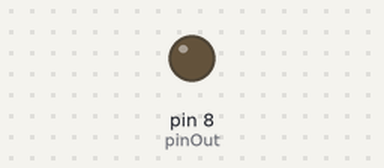
This sketch was run on a simulated Arduino Uno, built with avr-gcc and run on an emulated ATmega328P. Shown: output pins drawn as LEDs (lit = HIGH).

Above: at 1.5 s.
At 4.5 s:
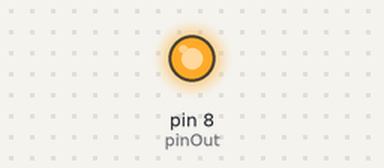
Timing chart, 0 to 7.8 s (numbered marks = the images above):
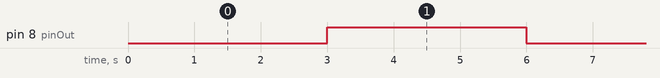

The sketch:

basic_relay_sketch.ino
```cpp
int pinOut = 8; // turns relay on and off
void setup() {
  pinMode(pinOut, OUTPUT);

}

void loop() {
  //basic funtion that turns relay on and off every 3 seconds
  digitalWrite(pinOut, LOW);
  delay(3000);
  digitalWrite(pinOut, HIGH);
  delay(3000);

}
```

Measured:
- by itself, pin 8 (pinOut): alternates HIGH for 3.0 s and LOW for 3.0 s
